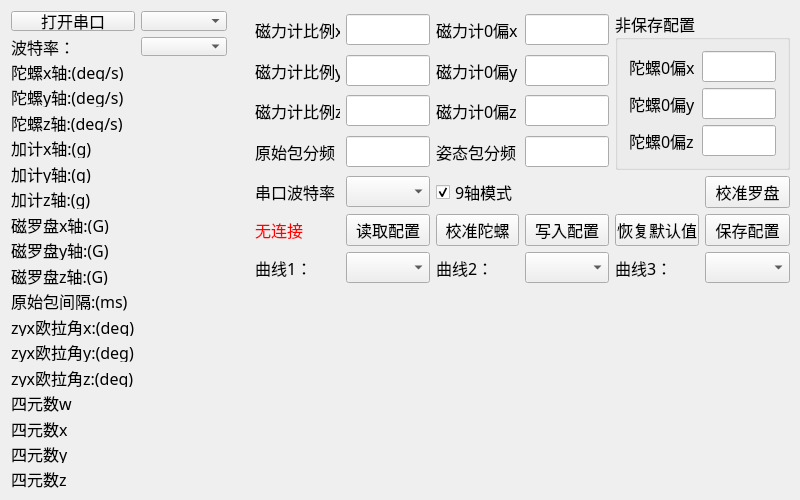
<?xml version="1.0" encoding="UTF-8"?>
<ui version="4.0">
 <class>MainWindow</class>
 <widget class="QMainWindow" name="MainWindow">
  <property name="geometry">
   <rect>
    <x>0</x>
    <y>0</y>
    <width>800</width>
    <height>500</height>
   </rect>
  </property>
  <property name="minimumSize">
   <size>
    <width>800</width>
    <height>500</height>
   </size>
  </property>
  <property name="font">
   <font>
    <family>宋体</family>
    <pointsize>12</pointsize>
   </font>
  </property>
  <property name="windowTitle">
   <string>AHRS配置软件</string>
  </property>
  <property name="windowOpacity">
   <double>1.000000000000000</double>
  </property>
  <widget class="QWidget" name="centralWidget">
   <layout class="QGridLayout" name="gridLayout_2">
    <property name="leftMargin">
     <number>0</number>
    </property>
    <property name="topMargin">
     <number>0</number>
    </property>
    <property name="rightMargin">
     <number>0</number>
    </property>
    <property name="bottomMargin">
     <number>0</number>
    </property>
    <item row="0" column="1">
     <widget class="QWidget" name="widget_left" native="true">
      <property name="maximumSize">
       <size>
        <width>250</width>
        <height>16777215</height>
       </size>
      </property>
      <layout class="QGridLayout" name="gridLayout">
       <item row="12" column="0">
        <widget class="QLabel" name="label_12">
         <property name="text">
          <string>原始包间隔:(ms)</string>
         </property>
        </widget>
       </item>
       <item row="5" column="0">
        <widget class="QLabel" name="label_4">
         <property name="text">
          <string>陀螺z轴:(deg/s)</string>
         </property>
        </widget>
       </item>
       <item row="4" column="0">
        <widget class="QLabel" name="label_3">
         <property name="text">
          <string>陀螺y轴:(deg/s)</string>
         </property>
        </widget>
       </item>
       <item row="16" column="0">
        <widget class="QLabel" name="label_14">
         <property name="text">
          <string>四元数w</string>
         </property>
        </widget>
       </item>
       <item row="3" column="0">
        <widget class="QLabel" name="label_2">
         <property name="text">
          <string>陀螺x轴:(deg/s)</string>
         </property>
        </widget>
       </item>
       <item row="17" column="0">
        <widget class="QLabel" name="label_17">
         <property name="text">
          <string>四元数x</string>
         </property>
        </widget>
       </item>
       <item row="15" column="0">
        <widget class="QLabel" name="label_16">
         <property name="text">
          <string>zyx欧拉角z:(deg)</string>
         </property>
        </widget>
       </item>
       <item row="18" column="0">
        <widget class="QLabel" name="label_18">
         <property name="text">
          <string>四元数y</string>
         </property>
        </widget>
       </item>
       <item row="9" column="0">
        <widget class="QLabel" name="label_9">
         <property name="text">
          <string>磁罗盘x轴:(G)</string>
         </property>
        </widget>
       </item>
       <item row="14" column="0">
        <widget class="QLabel" name="label_15">
         <property name="text">
          <string>zyx欧拉角y:(deg)</string>
         </property>
        </widget>
       </item>
       <item row="13" column="0">
        <widget class="QLabel" name="label_13">
         <property name="text">
          <string>zyx欧拉角x:(deg)</string>
         </property>
        </widget>
       </item>
       <item row="0" column="1">
        <widget class="QComboBox" name="cb_uart"/>
       </item>
       <item row="0" column="0">
        <widget class="QPushButton" name="bt_open">
         <property name="text">
          <string>打开串口</string>
         </property>
        </widget>
       </item>
       <item row="7" column="0">
        <widget class="QLabel" name="label_6">
         <property name="text">
          <string>加计y轴:(g)</string>
         </property>
        </widget>
       </item>
       <item row="10" column="0">
        <widget class="QLabel" name="label_10">
         <property name="text">
          <string>磁罗盘y轴:(G)</string>
         </property>
        </widget>
       </item>
       <item row="11" column="0">
        <widget class="QLabel" name="label_11">
         <property name="text">
          <string>磁罗盘z轴:(G)</string>
         </property>
        </widget>
       </item>
       <item row="8" column="0">
        <widget class="QLabel" name="label_7">
         <property name="text">
          <string>加计z轴:(g)</string>
         </property>
        </widget>
       </item>
       <item row="6" column="0">
        <widget class="QLabel" name="label_5">
         <property name="text">
          <string>加计x轴:(g)</string>
         </property>
        </widget>
       </item>
       <item row="19" column="0">
        <widget class="QLabel" name="label_19">
         <property name="text">
          <string>四元数z</string>
         </property>
        </widget>
       </item>
       <item row="3" column="1">
        <widget class="QLabel" name="lb_g_x">
         <property name="text">
          <string/>
         </property>
        </widget>
       </item>
       <item row="4" column="1">
        <widget class="QLabel" name="lb_g_y">
         <property name="text">
          <string/>
         </property>
        </widget>
       </item>
       <item row="5" column="1">
        <widget class="QLabel" name="lb_g_z">
         <property name="text">
          <string/>
         </property>
        </widget>
       </item>
       <item row="6" column="1">
        <widget class="QLabel" name="lb_a_x">
         <property name="text">
          <string/>
         </property>
        </widget>
       </item>
       <item row="7" column="1">
        <widget class="QLabel" name="lb_a_y">
         <property name="text">
          <string/>
         </property>
        </widget>
       </item>
       <item row="9" column="1">
        <widget class="QLabel" name="lb_m_x">
         <property name="text">
          <string/>
         </property>
        </widget>
       </item>
       <item row="11" column="1">
        <widget class="QLabel" name="lb_m_z">
         <property name="text">
          <string/>
         </property>
        </widget>
       </item>
       <item row="8" column="1">
        <widget class="QLabel" name="lb_a_z">
         <property name="text">
          <string/>
         </property>
        </widget>
       </item>
       <item row="10" column="1">
        <widget class="QLabel" name="lb_m_y">
         <property name="text">
          <string/>
         </property>
        </widget>
       </item>
       <item row="16" column="1">
        <widget class="QLabel" name="lb_quat_w">
         <property name="text">
          <string/>
         </property>
        </widget>
       </item>
       <item row="13" column="1">
        <widget class="QLabel" name="lb_eu_x">
         <property name="text">
          <string/>
         </property>
        </widget>
       </item>
       <item row="12" column="1">
        <widget class="QLabel" name="lb_delta_time">
         <property name="text">
          <string/>
         </property>
        </widget>
       </item>
       <item row="15" column="1">
        <widget class="QLabel" name="lb_eu_z">
         <property name="text">
          <string/>
         </property>
        </widget>
       </item>
       <item row="14" column="1">
        <widget class="QLabel" name="lb_eu_y">
         <property name="text">
          <string/>
         </property>
        </widget>
       </item>
       <item row="19" column="1">
        <widget class="QLabel" name="lb_quat_z">
         <property name="text">
          <string/>
         </property>
        </widget>
       </item>
       <item row="18" column="1">
        <widget class="QLabel" name="lb_quat_y">
         <property name="text">
          <string/>
         </property>
        </widget>
       </item>
       <item row="17" column="1">
        <widget class="QLabel" name="lb_quat_x">
         <property name="text">
          <string/>
         </property>
        </widget>
       </item>
       <item row="1" column="0">
        <widget class="QLabel" name="label_31">
         <property name="text">
          <string>波特率：</string>
         </property>
        </widget>
       </item>
       <item row="1" column="1">
        <widget class="QComboBox" name="cb_baud"/>
       </item>
      </layout>
     </widget>
    </item>
    <item row="0" column="2">
     <layout class="QGridLayout" name="gridLayout_3">
      <item row="1" column="0">
       <widget class="QWidget" name="widget_para" native="true">
        <layout class="QGridLayout" name="gridLayout_7">
         <item row="0" column="0">
          <widget class="QLabel" name="label_8">
           <property name="text">
            <string>磁力计比例x</string>
           </property>
          </widget>
         </item>
         <item row="1" column="0">
          <widget class="QLabel" name="label_20">
           <property name="text">
            <string>磁力计比例y</string>
           </property>
          </widget>
         </item>
         <item row="2" column="3">
          <widget class="QLineEdit" name="le_m_0_z"/>
         </item>
         <item row="1" column="3">
          <widget class="QLineEdit" name="le_m_0_y"/>
         </item>
         <item row="5" column="0">
          <widget class="QLabel" name="label_27">
           <property name="text">
            <string>串口波特率</string>
           </property>
          </widget>
         </item>
         <item row="3" column="2">
          <widget class="QLabel" name="label_26">
           <property name="text">
            <string>姿态包分频</string>
           </property>
          </widget>
         </item>
         <item row="3" column="3">
          <widget class="QLineEdit" name="le_fre_2"/>
         </item>
         <item row="5" column="1">
          <widget class="QComboBox" name="cb_set_baud"/>
         </item>
         <item row="6" column="3">
          <widget class="QPushButton" name="bt_write_cfg">
           <property name="toolTip">
            <string>&lt;html&gt;&lt;head/&gt;&lt;body&gt;&lt;p&gt;&lt;span style=&quot; font-size:12pt;&quot;&gt;将配置信息写入传感器，但不保存&lt;/span&gt;&lt;/p&gt;&lt;p&gt;&lt;span style=&quot; font-size:12pt;&quot;&gt;若需保存，需按“保存配置”按钮&lt;/span&gt;&lt;/p&gt;&lt;/body&gt;&lt;/html&gt;</string>
           </property>
           <property name="text">
            <string>写入配置</string>
           </property>
          </widget>
         </item>
         <item row="6" column="4">
          <widget class="QPushButton" name="bt_dft_cfg">
           <property name="text">
            <string>恢复默认值</string>
           </property>
          </widget>
         </item>
         <item row="6" column="5">
          <widget class="QPushButton" name="bt_save_cfg">
           <property name="text">
            <string>保存配置</string>
           </property>
          </widget>
         </item>
         <item row="0" column="2">
          <widget class="QLabel" name="label_22">
           <property name="text">
            <string>磁力计0偏x</string>
           </property>
          </widget>
         </item>
         <item row="0" column="1">
          <widget class="QLineEdit" name="le_m_kx"/>
         </item>
         <item row="1" column="1">
          <widget class="QLineEdit" name="le_m_ky"/>
         </item>
         <item row="2" column="1">
          <widget class="QLineEdit" name="le_m_kz"/>
         </item>
         <item row="2" column="0">
          <widget class="QLabel" name="label_21">
           <property name="text">
            <string>磁力计比例z</string>
           </property>
          </widget>
         </item>
         <item row="0" column="4" rowspan="4" colspan="2">
          <widget class="QGroupBox" name="groupBox">
           <property name="title">
            <string>非保存配置</string>
           </property>
           <layout class="QGridLayout" name="gridLayout_8">
            <item row="2" column="0">
             <widget class="QLabel" name="label_30">
              <property name="text">
               <string>陀螺0偏z</string>
              </property>
             </widget>
            </item>
            <item row="0" column="0">
             <widget class="QLabel" name="label_28">
              <property name="text">
               <string>陀螺0偏x</string>
              </property>
             </widget>
            </item>
            <item row="1" column="0">
             <widget class="QLabel" name="label_29">
              <property name="text">
               <string>陀螺0偏y</string>
              </property>
             </widget>
            </item>
            <item row="0" column="1">
             <widget class="QLineEdit" name="le_g_0_x"/>
            </item>
            <item row="1" column="1">
             <widget class="QLineEdit" name="le_g_0_y"/>
            </item>
            <item row="2" column="1">
             <widget class="QLineEdit" name="le_g_0_z"/>
            </item>
           </layout>
          </widget>
         </item>
         <item row="3" column="0">
          <widget class="QLabel" name="label_25">
           <property name="text">
            <string>原始包分频</string>
           </property>
          </widget>
         </item>
         <item row="6" column="1">
          <widget class="QPushButton" name="bt_read_cfg">
           <property name="text">
            <string>读取配置</string>
           </property>
          </widget>
         </item>
         <item row="6" column="2">
          <widget class="QPushButton" name="bt_cali_g">
           <property name="toolTip">
            <string>&lt;html&gt;&lt;head/&gt;&lt;body&gt;&lt;p&gt;&lt;span style=&quot; font-size:12pt;&quot;&gt;校准陀螺0位漂移，首先需使传感器完全静止&lt;/span&gt;&lt;/p&gt;&lt;/body&gt;&lt;/html&gt;</string>
           </property>
           <property name="text">
            <string>校准陀螺</string>
           </property>
          </widget>
         </item>
         <item row="6" column="0">
          <widget class="QLabel" name="lb_state">
           <property name="styleSheet">
            <string notr="true">color: rgb(255, 0, 0);</string>
           </property>
           <property name="text">
            <string>无连接</string>
           </property>
          </widget>
         </item>
         <item row="3" column="1">
          <widget class="QLineEdit" name="le_fre_1"/>
         </item>
         <item row="0" column="3">
          <widget class="QLineEdit" name="le_m_0_x"/>
         </item>
         <item row="1" column="2">
          <widget class="QLabel" name="label_23">
           <property name="text">
            <string>磁力计0偏y</string>
           </property>
          </widget>
         </item>
         <item row="2" column="2">
          <widget class="QLabel" name="label_24">
           <property name="text">
            <string>磁力计0偏z</string>
           </property>
          </widget>
         </item>
         <item row="7" column="0">
          <widget class="QLabel" name="label_32">
           <property name="text">
            <string>曲线1：</string>
           </property>
          </widget>
         </item>
         <item row="7" column="1">
          <widget class="QComboBox" name="cb_curve0">
           <property name="toolTip">
            <string>&lt;html&gt;&lt;head/&gt;&lt;body&gt;&lt;p&gt;&lt;span style=&quot; font-size:12pt;&quot;&gt;选择曲线图中曲线1显示的数据&lt;/span&gt;&lt;/p&gt;&lt;/body&gt;&lt;/html&gt;</string>
           </property>
          </widget>
         </item>
         <item row="7" column="2">
          <widget class="QLabel" name="label_33">
           <property name="text">
            <string>曲线2：</string>
           </property>
          </widget>
         </item>
         <item row="7" column="3">
          <widget class="QComboBox" name="cb_curve1">
           <property name="toolTip">
            <string>&lt;html&gt;&lt;head/&gt;&lt;body&gt;&lt;p&gt;&lt;span style=&quot; font-size:12pt;&quot;&gt;选择曲线图中曲线2显示的数据&lt;/span&gt;&lt;/p&gt;&lt;/body&gt;&lt;/html&gt;</string>
           </property>
          </widget>
         </item>
         <item row="7" column="5">
          <widget class="QComboBox" name="cb_curve2">
           <property name="toolTip">
            <string>&lt;html&gt;&lt;head/&gt;&lt;body&gt;&lt;p&gt;&lt;span style=&quot; font-size:12pt;&quot;&gt;选择曲线图中曲线3显示的数据&lt;/span&gt;&lt;/p&gt;&lt;/body&gt;&lt;/html&gt;</string>
           </property>
          </widget>
         </item>
         <item row="7" column="4">
          <widget class="QLabel" name="label_34">
           <property name="text">
            <string>曲线3：</string>
           </property>
          </widget>
         </item>
         <item row="5" column="5">
          <widget class="QPushButton" name="bt_cali_m">
           <property name="toolTip">
            <string>&lt;html&gt;&lt;head/&gt;&lt;body&gt;&lt;p&gt;&lt;span style=&quot; font-size:12pt;&quot;&gt;进入罗盘校准状态时，记录校准点。&lt;/span&gt;&lt;/p&gt;&lt;p&gt;&lt;span style=&quot; font-size:12pt;&quot;&gt;图中以0,0点为中心，显示x-y坐标分布图&lt;/span&gt;&lt;/p&gt;&lt;p&gt;&lt;span style=&quot; font-size:12pt;&quot;&gt;以2,0点为中心，显示x-z坐标分布图&lt;/span&gt;&lt;/p&gt;&lt;p&gt;&lt;span style=&quot; font-size:12pt;&quot;&gt;移动传感器，使两个分布图呈现完整的圆形&lt;/span&gt;&lt;/p&gt;&lt;p&gt;&lt;span style=&quot; font-size:12pt;&quot;&gt;再次点击校准罗盘按钮，结束校准，结果显示在系数框中&lt;/span&gt;&lt;/p&gt;&lt;/body&gt;&lt;/html&gt;</string>
           </property>
           <property name="styleSheet">
            <string notr="true">QPushButton:checked{background-color:rgb(85, 170, 255); border-style: inset; }</string>
           </property>
           <property name="text">
            <string>校准罗盘</string>
           </property>
          </widget>
         </item>
         <item row="5" column="2">
          <widget class="QCheckBox" name="cbox_9axis">
           <property name="text">
            <string>9轴模式</string>
           </property>
           <property name="checked">
            <bool>true</bool>
           </property>
          </widget>
         </item>
        </layout>
       </widget>
      </item>
      <item row="2" column="0">
       <widget class="QWidget" name="widget_chart" native="true">
        <layout class="QGridLayout" name="gridLayout_6"/>
       </widget>
      </item>
     </layout>
    </item>
   </layout>
  </widget>
 </widget>
 <layoutdefault spacing="6" margin="11"/>
 <resources/>
 <connections>
  <connection>
   <sender>bt_open</sender>
   <signal>clicked()</signal>
   <receiver>MainWindow</receiver>
   <slot>slot_open()</slot>
   <hints>
    <hint type="sourcelabel">
     <x>20</x>
     <y>20</y>
    </hint>
    <hint type="destinationlabel">
     <x>20</x>
     <y>20</y>
    </hint>
   </hints>
  </connection>
  <connection>
   <sender>bt_write_cfg</sender>
   <signal>clicked()</signal>
   <receiver>MainWindow</receiver>
   <slot>slot_write_cfg()</slot>
   <hints>
    <hint type="sourcelabel">
     <x>20</x>
     <y>20</y>
    </hint>
    <hint type="destinationlabel">
     <x>20</x>
     <y>20</y>
    </hint>
   </hints>
  </connection>
  <connection>
   <sender>bt_dft_cfg</sender>
   <signal>clicked()</signal>
   <receiver>MainWindow</receiver>
   <slot>slot_dft_cfg()</slot>
   <hints>
    <hint type="sourcelabel">
     <x>20</x>
     <y>20</y>
    </hint>
    <hint type="destinationlabel">
     <x>20</x>
     <y>20</y>
    </hint>
   </hints>
  </connection>
  <connection>
   <sender>bt_save_cfg</sender>
   <signal>clicked()</signal>
   <receiver>MainWindow</receiver>
   <slot>slot_save_cfg()</slot>
   <hints>
    <hint type="sourcelabel">
     <x>20</x>
     <y>20</y>
    </hint>
    <hint type="destinationlabel">
     <x>20</x>
     <y>20</y>
    </hint>
   </hints>
  </connection>
  <connection>
   <sender>bt_read_cfg</sender>
   <signal>clicked()</signal>
   <receiver>MainWindow</receiver>
   <slot>slot_read_cfg()</slot>
   <hints>
    <hint type="sourcelabel">
     <x>20</x>
     <y>20</y>
    </hint>
    <hint type="destinationlabel">
     <x>20</x>
     <y>20</y>
    </hint>
   </hints>
  </connection>
  <connection>
   <sender>bt_cali_g</sender>
   <signal>clicked()</signal>
   <receiver>MainWindow</receiver>
   <slot>slot_cali_g()</slot>
   <hints>
    <hint type="sourcelabel">
     <x>20</x>
     <y>20</y>
    </hint>
    <hint type="destinationlabel">
     <x>20</x>
     <y>20</y>
    </hint>
   </hints>
  </connection>
  <connection>
   <sender>bt_cali_m</sender>
   <signal>clicked()</signal>
   <receiver>MainWindow</receiver>
   <slot>slot_cali_m()</slot>
   <hints>
    <hint type="sourcelabel">
     <x>20</x>
     <y>20</y>
    </hint>
    <hint type="destinationlabel">
     <x>20</x>
     <y>20</y>
    </hint>
   </hints>
  </connection>
  <connection>
   <sender>cb_curve0</sender>
   <signal>currentIndexChanged(int)</signal>
   <receiver>MainWindow</receiver>
   <slot>slot_curve_sel_change()</slot>
   <hints>
    <hint type="sourcelabel">
     <x>389</x>
     <y>223</y>
    </hint>
    <hint type="destinationlabel">
     <x>399</x>
     <y>249</y>
    </hint>
   </hints>
  </connection>
  <connection>
   <sender>cb_curve1</sender>
   <signal>currentIndexChanged(int)</signal>
   <receiver>MainWindow</receiver>
   <slot>slot_curve_sel_change()</slot>
   <hints>
    <hint type="sourcelabel">
     <x>563</x>
     <y>223</y>
    </hint>
    <hint type="destinationlabel">
     <x>399</x>
     <y>249</y>
    </hint>
   </hints>
  </connection>
  <connection>
   <sender>cb_curve2</sender>
   <signal>currentIndexChanged(int)</signal>
   <receiver>MainWindow</receiver>
   <slot>slot_curve_sel_change()</slot>
   <hints>
    <hint type="sourcelabel">
     <x>740</x>
     <y>223</y>
    </hint>
    <hint type="destinationlabel">
     <x>399</x>
     <y>249</y>
    </hint>
   </hints>
  </connection>
 </connections>
 <slots>
  <slot>slot_open()</slot>
  <slot>slot_write_cfg()</slot>
  <slot>slot_dft_cfg()</slot>
  <slot>slot_save_cfg()</slot>
  <slot>slot_read_cfg()</slot>
  <slot>slot_cali_g()</slot>
  <slot>slot_cali_m()</slot>
  <slot>slot_curve_sel_change()</slot>
 </slots>
</ui>
